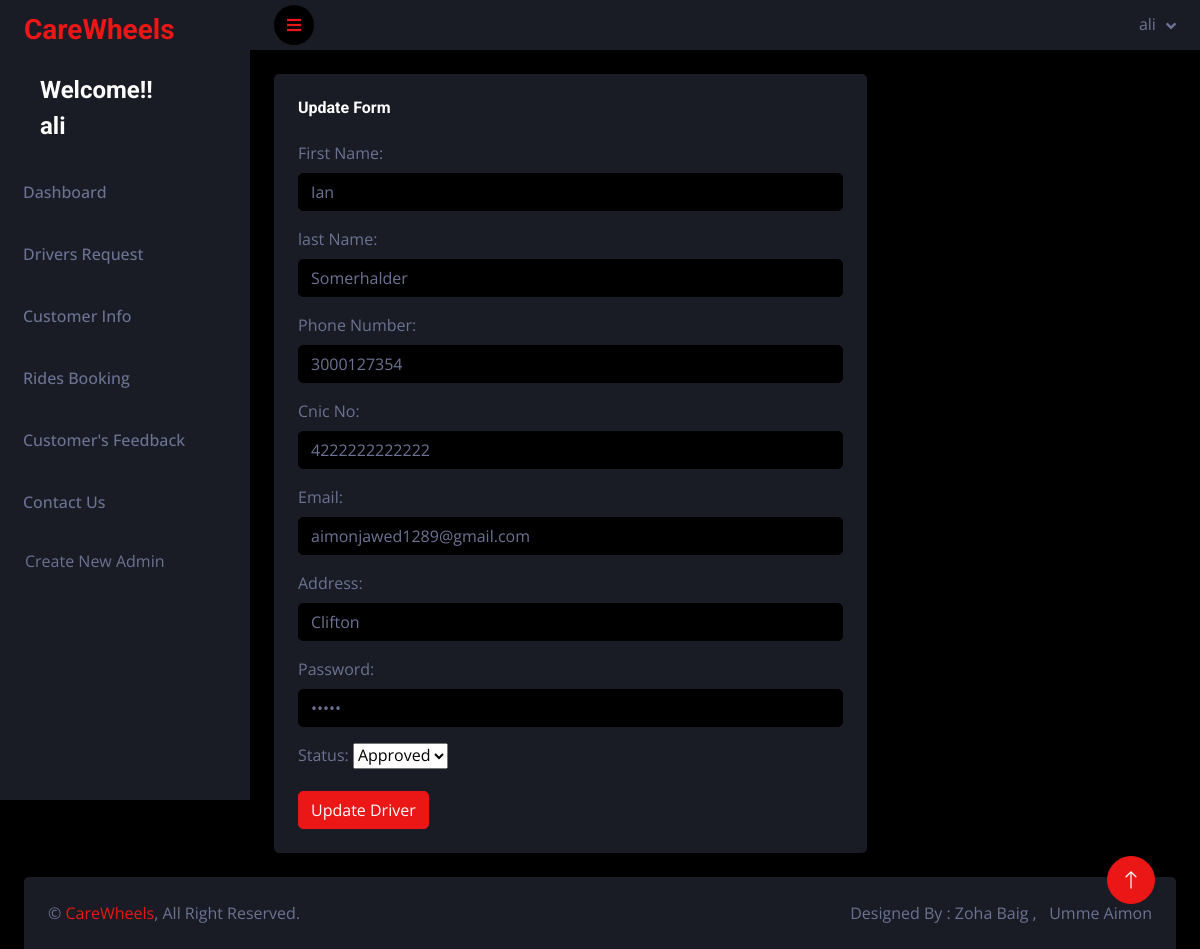
/admin/driver_update.php?id=23 (signed in), run on an earlier commit of the app's database.
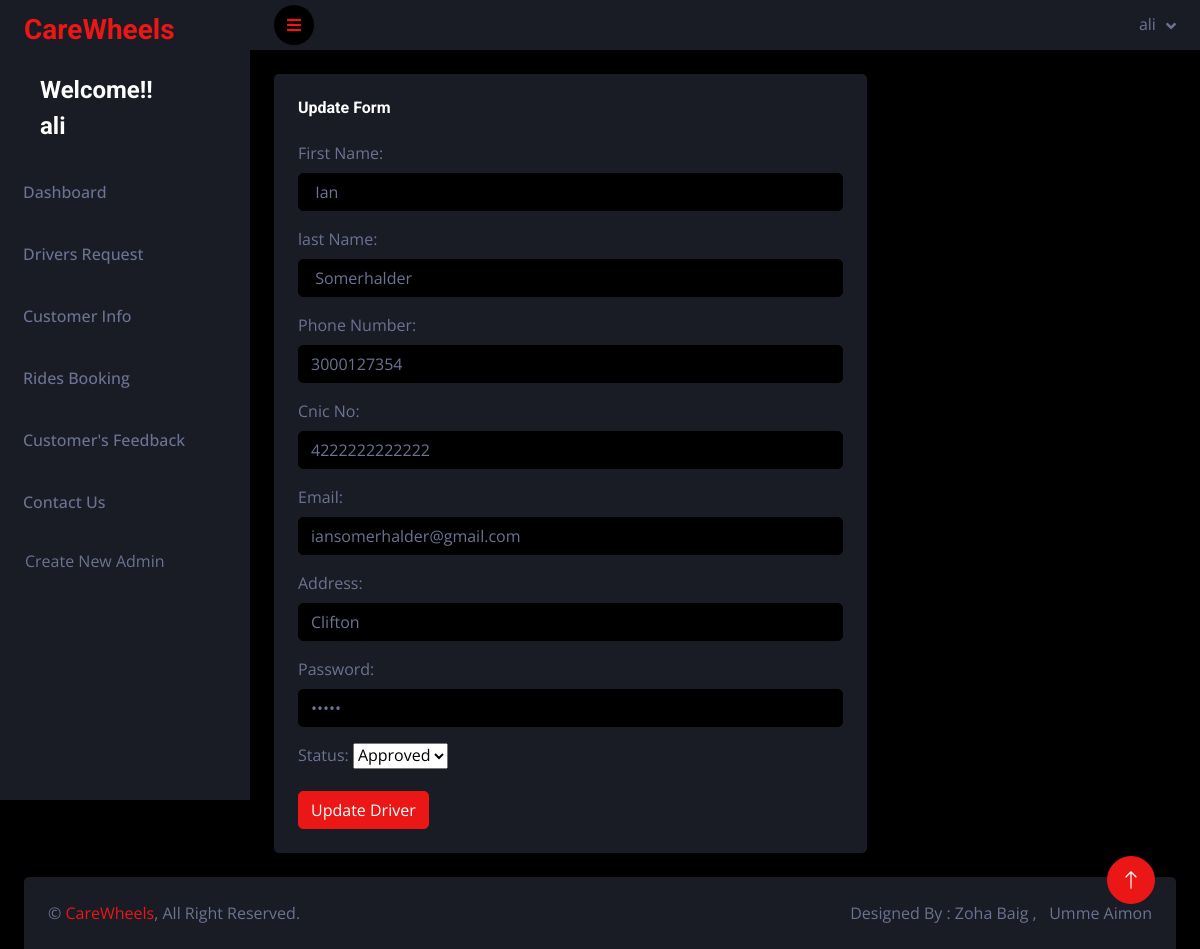
And on a later commit of the database.
### tables this page shows
CREATE TABLE `drivers` (
  `d_id` int(11) NOT NULL,
  `d_fname` varchar(55) NOT NULL,
  `d_lname` varchar(55) NOT NULL,
  `d_phone` bigint(11) NOT NULL,
  `CNIC` bigint(13) NOT NULL,
  `d_email` varchar(55) NOT NULL,
  `d_address` varchar(55) NOT NULL,
  `d_password` varchar(55) NOT NULL,
  `d_status` varchar(55) DEFAULT NULL
);

### admin/driver_update.php (the view, shortened to what this page needs)
<?php
require("connect.php");
if($_SESSION["a_email"]){
?>
<!DOCTYPE html>
<html lang="en">
<head>
    <link href="https://cdnjs.cloudflare.com/ajax/libs/font-awesome/5.10.0/css/all.min.css" rel="stylesheet">
    <link href="https://cdn.jsdelivr.net/npm/bootstrap-icons@1.4.1/font/bootstrap-icons.css" rel="stylesheet">
    <link href="lib/owlcarousel/assets/owl.carousel.min.css" rel="stylesheet">
    <link href="lib/tempusdominus/css/tempusdominus-bootstrap-4.min.css" rel="stylesheet" />
    <link href="css/bootstrap.min.css" rel="stylesheet">
    <link href="css/style.css" rel="stylesheet">
</head>
<body>
<div class="page-wrapper">
<?php
include("sidebar.php");
?>
<?php
$id = $_GET['id'];
$Dquery = "SELECT * FROM `drivers` WHERE `d_id` = '$id'";
$Dresult = mysqli_query($conn , $Dquery);
$row = mysqli_fetch_row($Dresult);
?>
<div class="container-fluid pt-4 px-4">
                <div class="row">
<div class="col-lg-12 col-xl-8">
                        <div class="bg-secondary rounded h-100 p-4">
                            <h6 class="mb-4">Update Form</h6>
                            <form method="POST" action="">
                                <div class="mb-3">
                                    <label for="" class="form-label">First Name:</label>
                                    <input type="text" class="form-control" name="d_fname" value="<?php echo $row['1'];?>" id="">
                                </div>
                                <div class="mb-3">
                                    <label for="" class="form-label">last Name:</label>
                                    <input type="text" class="form-control" name="d_lname" value="<?php echo $row['2'];?>" id="">
                                </div>
                                <div class="mb-3">
                                    <label for="" class="form-label">Phone Number:</label>
                                    <input type="number" class="form-control" name="d_phone" value="<?php echo $row['3'];?>" id="">
                                </div>
                                <div class="mb-3">
                                    <label for="" class="form-label">Cnic No:</label>
                                    <input type="number" class="form-control" name="cnic" value="<?php echo $row['4'];?>" id="">
                                </div>
                                <div class="mb-3">
                                    <label for="" class="form-label">Email:</label>
                                    <input type="email" class="form-control" name="d_email" value="<?php echo $row['5'];?>" id="">
                                </div>
                                <div class="mb-3">
                                    <label for="" class="form-label">Address:</label>
                                    <input type="text" class="form-control" name="d_address" value="<?php echo $row['6'];?>" id="">
                                </div>
                                <div class="mb-3">
                                    <label for="" class="form-label">Password:</label>
                                    <input type="password" class="form-control" name="d_password" value="<?php echo $row['7'];?>" id="">
                                </div>
                                <div class="mb-3">
                                    <label for="" class="form-label">Status:</label>
                                    <select name="d_status" value="<?php echo $row['8'];?>" id="">
                                     <option value="Approved">Approved</option>
                                    </select>
                                </div>
                                <button type="submit" name="update" class="btn btn-primary">Update Driver</button>
                            </form>
                        </div>
                    </div>
                    </div>
                    </div>
</div>
        <a href="#" class="btn btn-lg btn-primary btn-lg-square back-to-top"><i class="bi bi-arrow-up"></i></a>
    <?php
include('footer.php');
?>
</body>
</html>
<?php
}
else{
    header("location:signin.php");
}
?>

What changed in the data, as far as the page shows it:
changed drivers "Ian": d_email "aimonjawed1289@gmail.com" → "iansomerhalder@gmail.com"
